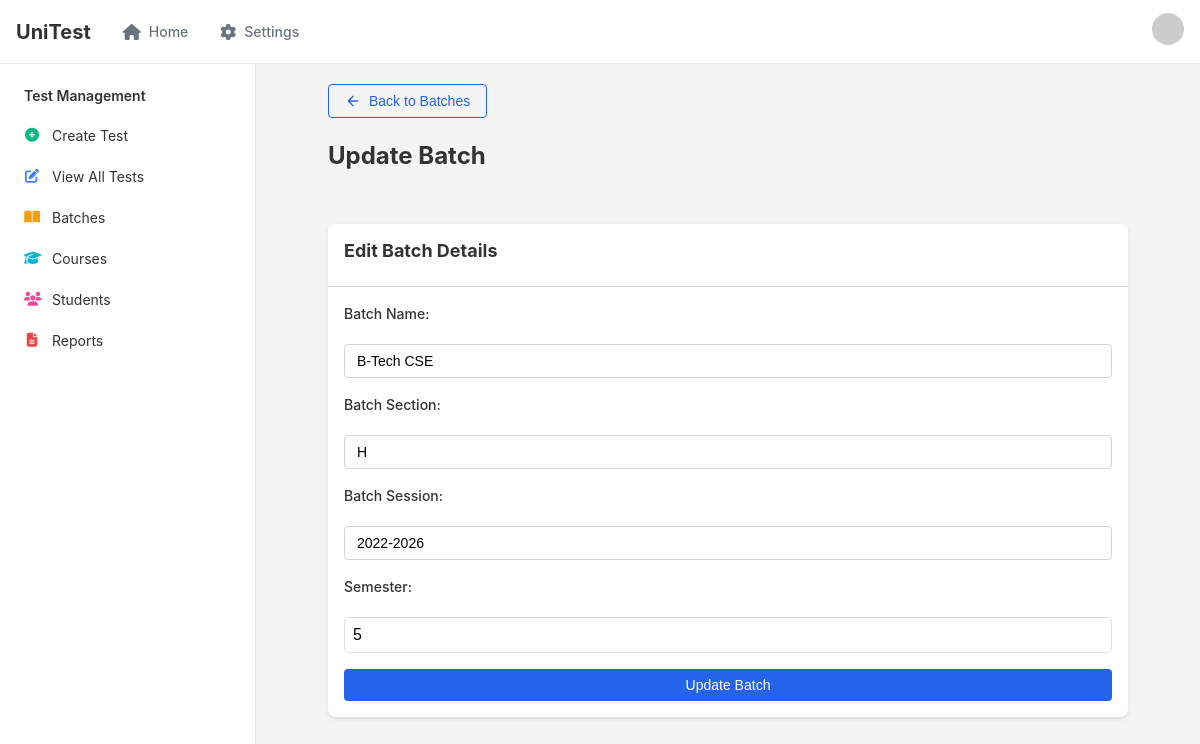
The app's page /update-batch/9/ with its own data.
### base/models.py (models this page shows, shortened)
class Batch(models.Model):
    batch_name    = models.CharField(max_length=255)
    batch_section = models.CharField(max_length=3)
    batch_session = models.CharField(max_length=20)
    semester      = models.IntegerField()

### base/views.py (the view)
# urls.py: path('update-batch/<int:batch_id>/',   views.update_batch,                  name = 'update_batch'),
def update_batch(request, batch_id):
    batch = Batch.objects.get(id=batch_id)
    if request.method == 'POST':
        form = batchForm(request.POST, instance=batch)
        if form.is_valid():
            form.save()
            return redirect('batches')
    else:
        form = batchForm(instance=batch)
    return render(request, 'update_batch.html', {'batch': batch, 'form': form})

### base/forms.py
class batchForm(forms.ModelForm):
    class Meta:
        model = Batch
        fields = '__all__'

### templates/update_batch.html (shortened to what this page needs)
{% extends 'base.html' %}
{% block content %}
<div class="container">
    <a href = "{% url 'batches'%}">
        <button id="backButton" class="button button-outline mb-5">
            <svg xmlns="http://www.w3.org/2000/svg" width="16" height="16" viewBox="0 0 24 24" fill="none" stroke="currentColor" stroke-width="2" stroke-linecap="round" stroke-linejoin="round" class="mr-2">
                <path d="M19 12H5M12 19l-7-7 7-7"></path>
            </svg>
            Back to Batches
        </button>
    </a>
    <h1>Update Batch</h1>
    <div id="updateBatchCard" class="card">
        <header class="card-header">
            <h2>Edit Batch Details</h2>
        </header>
        <div class="card-content">
            <form id="updateBatchForm" action="" method="POST" class="form">
                <label for="batch_name">Batch Name:</label>
                <input type="text" id="batch_name" name="batch_name" value="{{ form.instance.batch_name }}">
                <label for="batch_section">Batch Section:</label>
                <input type="text" id="batch_section" name="batch_section" value="{{ form.instance.batch_section }}">
                <label for="batch_session">Batch Session:</label>
                <input type="text" id="batch_session" name="batch_session" value="{{ form.instance.batch_session }}">
                <label for="semester">Semester: </label>
                <input type="number" id="semester" name="semester" value="{{ form.instance.semester }}">
                <button type="submit" id="updateButton" class="button">Update Batch</button>
            </form>
        </div>
    </div>
</div>
{% endblock %}

### static/css/dash.css (style rules this page uses)
:root { --primary: #0070f3; --primary-hover: #0060df; --background: #ffffff; --foreground: #000000; --muted: #6b7280; --muted-foreground: #6b7280; --border: #e5e7eb; --input: #e5e7eb; --ring: #e5e7eb; --radius: 0.5rem; --green: #10b981; --blue: #3b82f6; --orange: #f59e0b; --purple: #8b5cf6; --yellow: #f59e0b; --pink: #ec4899; --cyan: #06b6d4; --red: #ef4444; }
* { box-sizing: border-box; margin: 0; padding: 0; }
body { font-family: -apple-system, BlinkMacSystemFont, 'Segoe UI', Roboto, 'Helvetica Neue', Arial, sans-serif; background-color: #f9fafb; color: var(--foreground); line-height: 1.5; height: 100vh; }
a { text-decoration: none; color: inherit; }

### static/css/create.css (style rules this page uses)
:root { --primary: #0070f3; --primary-hover: #0060df; --background: #ffffff; --foreground: #000000; --muted: #6b7280; --muted-foreground: #6b7280; --border: #e5e7eb; --input: #e5e7eb; --ring: #e5e7eb; --radius: 0.5rem; --error: #ef4444; }
* { box-sizing: border-box; margin: 0; padding: 0; }
body { font-family: -apple-system, BlinkMacSystemFont, 'Segoe UI', Roboto, 'Helvetica Neue', Arial, sans-serif; background-color: #f9fafb; color: var(--foreground); line-height: 1.5; }
.container { max-width: 1200px; margin: 0 auto; padding: 2rem 1rem; }
h2 { font-size: 1.875rem; font-weight: 700; line-height: 1.2; margin-bottom: 0.5rem; }
.card { background-color: white; border-radius: var(--radius); box-shadow: 0 1px 3px rgba(0, 0, 0, 0.1); margin: 50px auto; width: 800px; }
.card-content { padding: 1.5rem; }
label { display: block; font-size: 0.875rem; font-weight: 500; margin-bottom: 0.5rem; }
input, select, textarea { width: 100%; padding: 0.5rem; border: 1px solid var(--input); border-radius: var(--radius); font-size: 0.875rem; background-color: var(--background); }
.button { display: inline-flex; align-items: center; justify-content: center; border-radius: var(--radius); font-size: 0.875rem; font-weight: 500; padding: 0.5rem 1rem; cursor: pointer; transition: background-color 0.2s, color 0.2s, border-color 0.2s; border: 1px solid transparent; }

### static/css/course.css (style rules this page uses)
:root { --primary-color: #0070f3; --background-color: #f0f0f0; --card-background: #ffffff; --text-color: #333333; --muted-color: #666666; --border-color: #e0e0e0; }
body { font-family: -apple-system, BlinkMacSystemFont, "Segoe UI", Roboto, "Helvetica Neue", Arial, sans-serif; line-height: 1.6; color: var(--text-color); background-color: var(--background-color); margin: 0; padding: 0; }
.container { max-width: 1200px; margin: 0 auto; padding: 2rem; }
h1, h2, h3 { margin-top: 0; }
label { display: block; margin-bottom: 0.5rem; font-weight: 500; }
input[type="text"], input[type="number"], textarea { width: 100%; padding: 0.5rem; border: 1px solid var(--border-color); border-radius: 4px; font-size: 1rem; }
.button { display: inline-flex; align-items: center; justify-content: center; padding: 0.5rem 1rem; border: none; border-radius: 4px; font-size: 1rem; cursor: pointer; transition: background-color 0.2s; }

### static/css/view_test.css (style rules this page uses)
:root { --primary-color: #0070f3; --background-color: #f0f0f0; --card-background: #ffffff; --text-color: #333333; --muted-color: #666666; --border-color: #e0e0e0; --success-color: #28a745; --warning-color: #ffc107; }
body { font-family: -apple-system, BlinkMacSystemFont, 'Segoe UI', Roboto, 'Helvetica Neue', Arial, sans-serif; line-height: 1.6; color: var(--text-color); background-color: var(--background-color); margin: 0; padding: 0; }
.container { max-width: 800px; margin: 0 auto; padding: 2rem; }
h1, h2, h3 { margin-top: 0; }

### records on screen
Batch: batch_name "B-Tech CSE", batch_section "H", batch_session "2022-2026", semester "5"
